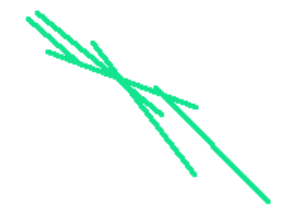
#> input picture 25368615-linear-regression/1.PNG, 308 x 214 px, found by its file name
$ python linear_regression.py
#> lines starting #> are read from the running program, lines starting #| are printed output that depends on the picture; after the words box and inside, x2 and y2 are one past the last pixel; in counts of white or black regions, pixels touching at a corner belong together
import cv2
import numpy as np

# Load image, grayscale, Otsu's threshold
image = cv2.imread('1.png')
#> image is the input picture: shape (214, 308, 3); mean B, G, R 248.9, 253.6, 242.2
gray = cv2.cvtColor(image, cv2.COLOR_BGR2GRAY)
thresh = cv2.threshold(gray, 0, 255, cv2.THRESH_BINARY_INV + cv2.THRESH_OTSU)[1]
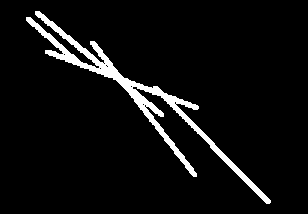
#> thresh: shape (214, 308); 5.6% white; 1 white region, box (x1, y1, x2, y2) and area: (26, 11, 271, 204) 3663

# Morph close
kernel = cv2.getStructuringElement(cv2.MORPH_RECT, (5,5))
close = cv2.morphologyEx(thresh, cv2.MORPH_CLOSE, kernel, iterations=3)
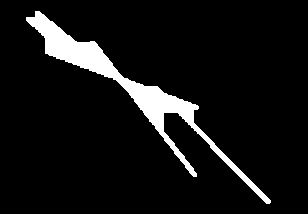
#> close: shape (214, 308); 7.5% white; 1 white region

# Create line mask and convex hull mask
line_mask = np.zeros(image.shape, dtype=np.uint8)
convex_mask = np.zeros(image.shape, dtype=np.uint8)

# Find convex hull on the binary image
cnts = cv2.findContours(close, cv2.RETR_EXTERNAL, cv2.CHAIN_APPROX_SIMPLE)
#> cnts = 1 contour; box (x1, y1, x2, y2) and area: (26, 11, 271, 204) 4630
cnts = cnts[0] if len(cnts) == 2 else cnts[1]
cnt = cnts[0]
#> cnt = contour of 211 points, box (x1, y1, x2, y2) (26, 11, 271, 204), area 4630
hull = cv2.convexHull(cnt,returnPoints = False)
#> hull = [210, 196, 156, 155, 147, 146, 145, 144, 102, 22, 4, 3, 0]
defects = cv2.convexityDefects(cnt,hull)
#> defects = [[0, 3, 2, 1136], [4, 22, 19, 1950], [22, 102, 63, 6335], [102, 144, 120, 13946], [147, 155, 150, 3507], [156, 196, 185, 3992], [196, 210, 201, 2329]]
for i in range(defects.shape[0]):
    s,e,f,d = defects[i,0]
    start = tuple(cnt[s][0])
    end = tuple(cnt[e][0])
    far = tuple(cnt[f][0])
    cv2.line(convex_mask,start,end,[255,255,255],5)
#> this loop made 7 passes
#> (s, e, f, d, start, end, far) on passes 1 to 7: (0, 3, 2, 1136, (35, 11), (26, 17), (34, 17)), (4, 22, 19, 1950, (26, 20), (45, 53), (44, 36)), (22, 102, 63, 6335, (45, 53), (193, 176), (115, 79)), (102, 144, 120, 13946, (193, 176), (266, 203), (177, 112)), (147, 155, 150, 3507, (270, 200), (198, 106), (193, 122)), (156, 196, 185, 3992, (197, 105), (94, 41), (124, 78)), (196, 210, 201, 2329, (94, 41), (39, 11), (75, 41))
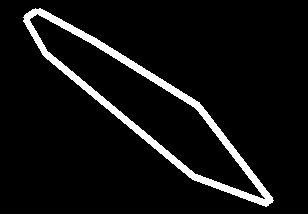
#> convex_mask: shape (214, 308, 3); 6.7% white; 1 white region, box (x1, y1, x2, y2) and area: (23, 8, 274, 207) 4413

# Morph close the convex hull mask, find contours, and fill in the outline
convex_mask = cv2.cvtColor(convex_mask, cv2.COLOR_BGR2GRAY)
kernel = cv2.getStructuringElement(cv2.MORPH_RECT, (5,5))
#> kernel = [[1, 1, 1, 1, 1], [1, 1, 1, 1, 1], [1, 1, 1, 1, 1], [1, 1, 1, 1, 1], [1, 1, 1, 1, 1]]
convex_mask = cv2.morphologyEx(convex_mask, cv2.MORPH_CLOSE, kernel, iterations=3)
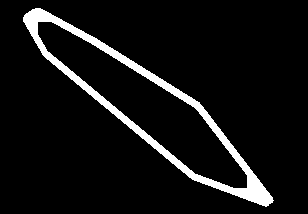
#> convex_mask: shape (214, 308); 7.2% white; 1 white region
cnts = cv2.findContours(convex_mask, cv2.RETR_EXTERNAL, cv2.CHAIN_APPROX_SIMPLE)
#> cnts = 1 contour; box (x1, y1, x2, y2) and area: (23, 8, 274, 207) 14010
cnts = cnts[0] if len(cnts) == 2 else cnts[1]
cv2.fillPoly(convex_mask, cnts, (255,255,255))
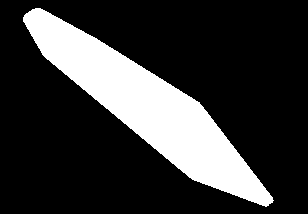
#> convex_mask: shape (214, 308); 21.7% white; 1 white region, box (x1, y1, x2, y2) and area: (23, 8, 274, 207) 14283

# Perform linear regression on the binary image
[vx,vy,x,y] = cv2.fitLine(cnt,cv2.DIST_L2,0,0.01,0.01)
#> vx = [0.804]; vy = [0.595]; x = [130.2]; y = [92.25]
lefty = int((-x*vy/vx) + y)
#> lefty = -4
righty = int(((image.shape[1]-x)*vy/vx)+y)
#> righty = 223
cv2.line(line_mask,(image.shape[1]-1,righty),(0,lefty),[255,255,255],2)
#> line_mask: shape (214, 308, 3); 1.6% white in thin lines or dots

# Bitwise-and the line and convex hull masks together
result = cv2.bitwise_and(line_mask, line_mask, mask=convex_mask)
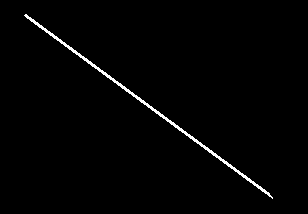
#> result: shape (214, 308, 3); 1.4% white in thin lines or dots, all inside (x1, y1, x2, y2) = (24, 14, 273, 199)
result = cv2.cvtColor(result, cv2.COLOR_BGR2GRAY)

# Find resulting contour and draw onto original image
cnts = cv2.findContours(result, cv2.RETR_EXTERNAL, cv2.CHAIN_APPROX_SIMPLE)
#> cnts = 1 contour; box (x1, y1, x2, y2) and area: (24, 14, 273, 199) 641
cnts = cnts[0] if len(cnts) == 2 else cnts[1]
cv2.drawContours(image, cnts, -1, (200,100,100), 3)
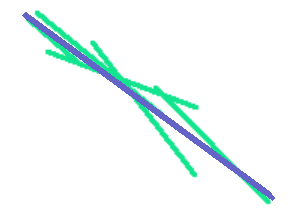
#> image: shape (214, 308, 3); 2.88% of pixels changed, all inside (x1, y1, x2, y2) = (22, 12, 275, 201)

cv2.imshow('thresh', thresh)
cv2.imshow('close', close)
cv2.imshow('image', image)
cv2.imshow('line_mask', line_mask)
cv2.imshow('convex_mask', convex_mask)
cv2.imshow('result', result)
cv2.waitKey()
